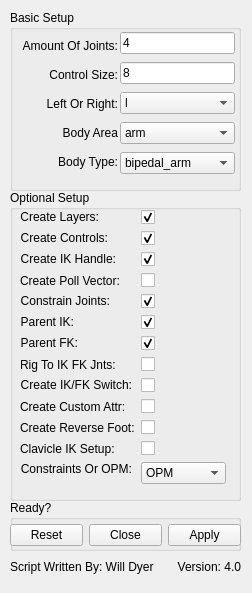
<?xml version="1.0" encoding="UTF-8"?>
<ui version="4.0">
 <class>AutoRig_WDTool</class>
 <widget class="QWidget" name="AutoRig_WDTool">
  <property name="geometry">
   <rect>
    <x>0</x>
    <y>0</y>
    <width>252</width>
    <height>593</height>
   </rect>
  </property>
  <property name="windowTitle">
   <string>AutoRig_WDTool</string>
  </property>
  <widget class="QGroupBox" name="BasicSetup">
   <property name="enabled">
    <bool>true</bool>
   </property>
   <property name="geometry">
    <rect>
     <x>10</x>
     <y>10</y>
     <width>231</width>
     <height>181</height>
    </rect>
   </property>
   <property name="title">
    <string>Basic Setup</string>
   </property>
   <widget class="QWidget" name="verticalLayoutWidget_2">
    <property name="geometry">
     <rect>
      <x>10</x>
      <y>20</y>
      <width>98</width>
      <height>151</height>
     </rect>
    </property>
    <layout class="QVBoxLayout" name="BasicSetup_verticalLayout_2">
     <item>
      <widget class="QLabel" name="amountOfJoints">
       <property name="sizePolicy">
        <sizepolicy hsizetype="Preferred" vsizetype="Fixed">
         <horstretch>0</horstretch>
         <verstretch>0</verstretch>
        </sizepolicy>
       </property>
       <property name="layoutDirection">
        <enum>Qt::LeftToRight</enum>
       </property>
       <property name="text">
        <string>Amount Of Joints:</string>
       </property>
       <property name="alignment">
        <set>Qt::AlignRight|Qt::AlignTrailing|Qt::AlignVCenter</set>
       </property>
      </widget>
     </item>
     <item>
      <widget class="QLabel" name="controlSize">
       <property name="sizePolicy">
        <sizepolicy hsizetype="Preferred" vsizetype="Fixed">
         <horstretch>0</horstretch>
         <verstretch>0</verstretch>
        </sizepolicy>
       </property>
       <property name="layoutDirection">
        <enum>Qt::RightToLeft</enum>
       </property>
       <property name="text">
        <string>Control Size:</string>
       </property>
       <property name="alignment">
        <set>Qt::AlignRight|Qt::AlignTrailing|Qt::AlignVCenter</set>
       </property>
      </widget>
     </item>
     <item>
      <widget class="QLabel" name="leftOrRight">
       <property name="sizePolicy">
        <sizepolicy hsizetype="Preferred" vsizetype="Fixed">
         <horstretch>0</horstretch>
         <verstretch>0</verstretch>
        </sizepolicy>
       </property>
       <property name="layoutDirection">
        <enum>Qt::RightToLeft</enum>
       </property>
       <property name="text">
        <string>Left Or Right:</string>
       </property>
       <property name="alignment">
        <set>Qt::AlignRight|Qt::AlignTrailing|Qt::AlignVCenter</set>
       </property>
      </widget>
     </item>
     <item>
      <widget class="QLabel" name="bodyArea">
       <property name="sizePolicy">
        <sizepolicy hsizetype="Preferred" vsizetype="Fixed">
         <horstretch>0</horstretch>
         <verstretch>0</verstretch>
        </sizepolicy>
       </property>
       <property name="layoutDirection">
        <enum>Qt::RightToLeft</enum>
       </property>
       <property name="text">
        <string>Body Area</string>
       </property>
       <property name="alignment">
        <set>Qt::AlignRight|Qt::AlignTrailing|Qt::AlignVCenter</set>
       </property>
      </widget>
     </item>
     <item>
      <widget class="QLabel" name="bodyType">
       <property name="sizePolicy">
        <sizepolicy hsizetype="Preferred" vsizetype="Fixed">
         <horstretch>0</horstretch>
         <verstretch>0</verstretch>
        </sizepolicy>
       </property>
       <property name="layoutDirection">
        <enum>Qt::RightToLeft</enum>
       </property>
       <property name="text">
        <string>Body Type:</string>
       </property>
       <property name="alignment">
        <set>Qt::AlignRight|Qt::AlignTrailing|Qt::AlignVCenter</set>
       </property>
      </widget>
     </item>
    </layout>
   </widget>
   <widget class="QWidget" name="verticalLayoutWidget">
    <property name="geometry">
     <rect>
      <x>110</x>
      <y>20</y>
      <width>115</width>
      <height>151</height>
     </rect>
    </property>
    <layout class="QVBoxLayout" name="BasicSetup_verticalLayout_1">
     <item>
      <widget class="QLineEdit" name="amountOfJointsText">
       <property name="text">
        <string>4</string>
       </property>
      </widget>
     </item>
     <item>
      <widget class="QLineEdit" name="controlSize_text">
       <property name="sizePolicy">
        <sizepolicy hsizetype="Ignored" vsizetype="Fixed">
         <horstretch>0</horstretch>
         <verstretch>0</verstretch>
        </sizepolicy>
       </property>
       <property name="text">
        <string>8</string>
       </property>
       <property name="maxLength">
        <number>32764</number>
       </property>
      </widget>
     </item>
     <item>
      <widget class="QComboBox" name="leftOrRightDropDown">
       <item>
        <property name="text">
         <string>l</string>
        </property>
       </item>
       <item>
        <property name="text">
         <string>r</string>
        </property>
       </item>
      </widget>
     </item>
     <item>
      <widget class="QComboBox" name="bodyAreaDropDown">
       <item>
        <property name="text">
         <string>arm</string>
        </property>
       </item>
       <item>
        <property name="text">
         <string>leg</string>
        </property>
       </item>
      </widget>
     </item>
     <item>
      <widget class="QComboBox" name="bodyTypeDropDown">
       <item>
        <property name="text">
         <string>bipedal_arm</string>
        </property>
       </item>
       <item>
        <property name="text">
         <string>bipedal_leg</string>
        </property>
       </item>
       <item>
        <property name="text">
         <string>quadruped_arm</string>
        </property>
       </item>
       <item>
        <property name="text">
         <string>quadruped_leg</string>
        </property>
       </item>
      </widget>
     </item>
    </layout>
   </widget>
  </widget>
  <widget class="QGroupBox" name="OptionalSetup">
   <property name="geometry">
    <rect>
     <x>10</x>
     <y>190</y>
     <width>231</width>
     <height>311</height>
    </rect>
   </property>
   <property name="title">
    <string>Optional Setup</string>
   </property>
   <widget class="QWidget" name="formLayoutWidget">
    <property name="geometry">
     <rect>
      <x>10</x>
      <y>20</y>
      <width>206</width>
      <height>291</height>
     </rect>
    </property>
    <layout class="QFormLayout" name="OptionalSetup_formLayout">
     <item row="0" column="0">
      <widget class="QLabel" name="createLayers">
       <property name="sizePolicy">
        <sizepolicy hsizetype="Preferred" vsizetype="Fixed">
         <horstretch>0</horstretch>
         <verstretch>0</verstretch>
        </sizepolicy>
       </property>
       <property name="layoutDirection">
        <enum>Qt::LeftToRight</enum>
       </property>
       <property name="text">
        <string>Create Layers:</string>
       </property>
       <property name="alignment">
        <set>Qt::AlignRight|Qt::AlignTrailing|Qt::AlignVCenter</set>
       </property>
      </widget>
     </item>
     <item row="0" column="1">
      <widget class="QCheckBox" name="createLayers_CheckBox">
       <property name="text">
        <string/>
       </property>
       <property name="checked">
        <bool>true</bool>
       </property>
      </widget>
     </item>
     <item row="1" column="0">
      <widget class="QLabel" name="leftOrRight_2">
       <property name="sizePolicy">
        <sizepolicy hsizetype="Preferred" vsizetype="Fixed">
         <horstretch>0</horstretch>
         <verstretch>0</verstretch>
        </sizepolicy>
       </property>
       <property name="layoutDirection">
        <enum>Qt::RightToLeft</enum>
       </property>
       <property name="text">
        <string>Create Controls:</string>
       </property>
       <property name="alignment">
        <set>Qt::AlignRight|Qt::AlignTrailing|Qt::AlignVCenter</set>
       </property>
      </widget>
     </item>
     <item row="1" column="1">
      <widget class="QCheckBox" name="createControlsCheckBox">
       <property name="text">
        <string/>
       </property>
       <property name="checked">
        <bool>true</bool>
       </property>
      </widget>
     </item>
     <item row="2" column="0">
      <widget class="QLabel" name="createIkHandle">
       <property name="enabled">
        <bool>true</bool>
       </property>
       <property name="sizePolicy">
        <sizepolicy hsizetype="Preferred" vsizetype="Fixed">
         <horstretch>0</horstretch>
         <verstretch>0</verstretch>
        </sizepolicy>
       </property>
       <property name="layoutDirection">
        <enum>Qt::RightToLeft</enum>
       </property>
       <property name="text">
        <string>Create IK Handle:</string>
       </property>
       <property name="alignment">
        <set>Qt::AlignRight|Qt::AlignTrailing|Qt::AlignVCenter</set>
       </property>
      </widget>
     </item>
     <item row="2" column="1">
      <widget class="QCheckBox" name="createIkHandle_checkBox">
       <property name="text">
        <string/>
       </property>
       <property name="checked">
        <bool>true</bool>
       </property>
      </widget>
     </item>
     <item row="3" column="0">
      <widget class="QLabel" name="createPollVector">
       <property name="text">
        <string>Create Poll Vector:</string>
       </property>
      </widget>
     </item>
     <item row="3" column="1">
      <widget class="QCheckBox" name="createPollVector_CheckBox">
       <property name="text">
        <string/>
       </property>
      </widget>
     </item>
     <item row="4" column="0">
      <widget class="QLabel" name="constrainJoints">
       <property name="sizePolicy">
        <sizepolicy hsizetype="Preferred" vsizetype="Fixed">
         <horstretch>0</horstretch>
         <verstretch>0</verstretch>
        </sizepolicy>
       </property>
       <property name="layoutDirection">
        <enum>Qt::RightToLeft</enum>
       </property>
       <property name="text">
        <string>Constrain Joints:</string>
       </property>
       <property name="alignment">
        <set>Qt::AlignRight|Qt::AlignTrailing|Qt::AlignVCenter</set>
       </property>
      </widget>
     </item>
     <item row="4" column="1">
      <widget class="QCheckBox" name="constrainJoints_CheckBox">
       <property name="text">
        <string/>
       </property>
       <property name="checked">
        <bool>true</bool>
       </property>
      </widget>
     </item>
     <item row="5" column="0">
      <widget class="QLabel" name="partinIk">
       <property name="enabled">
        <bool>true</bool>
       </property>
       <property name="sizePolicy">
        <sizepolicy hsizetype="Preferred" vsizetype="Fixed">
         <horstretch>0</horstretch>
         <verstretch>0</verstretch>
        </sizepolicy>
       </property>
       <property name="layoutDirection">
        <enum>Qt::RightToLeft</enum>
       </property>
       <property name="text">
        <string>Parent IK:</string>
       </property>
       <property name="alignment">
        <set>Qt::AlignRight|Qt::AlignTrailing|Qt::AlignVCenter</set>
       </property>
      </widget>
     </item>
     <item row="5" column="1">
      <widget class="QCheckBox" name="parentIk_CheckBox">
       <property name="text">
        <string/>
       </property>
       <property name="checked">
        <bool>true</bool>
       </property>
      </widget>
     </item>
     <item row="6" column="0">
      <widget class="QLabel" name="parentFk">
       <property name="enabled">
        <bool>true</bool>
       </property>
       <property name="sizePolicy">
        <sizepolicy hsizetype="Preferred" vsizetype="Fixed">
         <horstretch>0</horstretch>
         <verstretch>0</verstretch>
        </sizepolicy>
       </property>
       <property name="layoutDirection">
        <enum>Qt::RightToLeft</enum>
       </property>
       <property name="text">
        <string>Parent FK:</string>
       </property>
       <property name="alignment">
        <set>Qt::AlignRight|Qt::AlignTrailing|Qt::AlignVCenter</set>
       </property>
      </widget>
     </item>
     <item row="6" column="1">
      <widget class="QCheckBox" name="parentFk_CheckBox">
       <property name="text">
        <string/>
       </property>
       <property name="checked">
        <bool>true</bool>
       </property>
      </widget>
     </item>
     <item row="7" column="0">
      <widget class="QLabel" name="rigToIkFk">
       <property name="text">
        <string>Rig To IK FK Jnts:</string>
       </property>
      </widget>
     </item>
     <item row="7" column="1">
      <widget class="QCheckBox" name="rigToIkFk_CheckBox">
       <property name="text">
        <string/>
       </property>
      </widget>
     </item>
     <item row="8" column="0">
      <widget class="QLabel" name="createIkFkSwitch">
       <property name="enabled">
        <bool>true</bool>
       </property>
       <property name="sizePolicy">
        <sizepolicy hsizetype="Preferred" vsizetype="Fixed">
         <horstretch>0</horstretch>
         <verstretch>0</verstretch>
        </sizepolicy>
       </property>
       <property name="layoutDirection">
        <enum>Qt::RightToLeft</enum>
       </property>
       <property name="text">
        <string>Create IK/FK Switch:</string>
       </property>
       <property name="alignment">
        <set>Qt::AlignRight|Qt::AlignTrailing|Qt::AlignVCenter</set>
       </property>
      </widget>
     </item>
     <item row="8" column="1">
      <widget class="QCheckBox" name="createIkFkSwitch_CheckBox">
       <property name="text">
        <string/>
       </property>
      </widget>
     </item>
     <item row="9" column="0">
      <widget class="QLabel" name="createCustomAttr">
       <property name="text">
        <string>Create Custom Attr:</string>
       </property>
      </widget>
     </item>
     <item row="9" column="1">
      <widget class="QCheckBox" name="createCustomAttr_CheckBox">
       <property name="text">
        <string/>
       </property>
      </widget>
     </item>
     <item row="10" column="0">
      <widget class="QLabel" name="createReverseFoot">
       <property name="text">
        <string>Create Reverse Foot:</string>
       </property>
      </widget>
     </item>
     <item row="10" column="1">
      <widget class="QCheckBox" name="createReverseFoot_CheckBox">
       <property name="text">
        <string/>
       </property>
      </widget>
     </item>
     <item row="11" column="0">
      <widget class="QLabel" name="clavicleIk">
       <property name="text">
        <string>Clavicle IK Setup:</string>
       </property>
      </widget>
     </item>
     <item row="11" column="1">
      <widget class="QCheckBox" name="clavicleIk_CheckBox">
       <property name="text">
        <string/>
       </property>
      </widget>
     </item>
     <item row="12" column="0">
      <widget class="QLabel" name="constraintsOrOpm">
       <property name="enabled">
        <bool>true</bool>
       </property>
       <property name="sizePolicy">
        <sizepolicy hsizetype="Preferred" vsizetype="Fixed">
         <horstretch>0</horstretch>
         <verstretch>0</verstretch>
        </sizepolicy>
       </property>
       <property name="layoutDirection">
        <enum>Qt::RightToLeft</enum>
       </property>
       <property name="text">
        <string>Constraints Or OPM:</string>
       </property>
       <property name="alignment">
        <set>Qt::AlignRight|Qt::AlignTrailing|Qt::AlignVCenter</set>
       </property>
      </widget>
     </item>
     <item row="12" column="1">
      <widget class="QComboBox" name="comboBox">
       <item>
        <property name="text">
         <string>OPM</string>
        </property>
       </item>
       <item>
        <property name="text">
         <string>Constraints</string>
        </property>
       </item>
      </widget>
     </item>
    </layout>
   </widget>
  </widget>
  <widget class="QGroupBox" name="ready">
   <property name="geometry">
    <rect>
     <x>10</x>
     <y>500</y>
     <width>231</width>
     <height>51</height>
    </rect>
   </property>
   <property name="title">
    <string>Ready?</string>
   </property>
   <widget class="QWidget" name="gridLayoutWidget">
    <property name="geometry">
     <rect>
      <x>0</x>
      <y>20</y>
      <width>231</width>
      <height>31</height>
     </rect>
    </property>
    <layout class="QGridLayout" name="gridLayout">
     <item row="0" column="1">
      <widget class="QPushButton" name="CloseButton">
       <property name="text">
        <string>Close</string>
       </property>
      </widget>
     </item>
     <item row="0" column="0">
      <widget class="QPushButton" name="ResetButton">
       <property name="text">
        <string>Reset</string>
       </property>
      </widget>
     </item>
     <item row="0" column="2">
      <widget class="QPushButton" name="ApplyButton">
       <property name="text">
        <string>Apply</string>
       </property>
      </widget>
     </item>
    </layout>
   </widget>
  </widget>
  <widget class="QWidget" name="formLayoutWidget_2">
   <property name="geometry">
    <rect>
     <x>10</x>
     <y>560</y>
     <width>231</width>
     <height>21</height>
    </rect>
   </property>
   <layout class="QFormLayout" name="Credits_formLayout_2">
    <item row="0" column="0">
     <widget class="QLabel" name="Me">
      <property name="text">
       <string>Script Written By: Will Dyer</string>
      </property>
     </widget>
    </item>
    <item row="0" column="1">
     <widget class="QLabel" name="Version">
      <property name="layoutDirection">
       <enum>Qt::LeftToRight</enum>
      </property>
      <property name="text">
       <string>Version: 4.0</string>
      </property>
      <property name="alignment">
       <set>Qt::AlignRight|Qt::AlignTrailing|Qt::AlignVCenter</set>
      </property>
     </widget>
    </item>
   </layout>
  </widget>
 </widget>
 <resources/>
 <connections/>
</ui>
